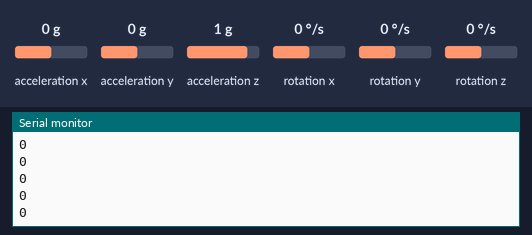
The sketch below on a simulated Arduino Uno, built with avr-gcc and run on an emulated ATmega328P. Shown: the last lines printed to the serial monitor. The test bench sets the inputs (shaded band); at power-on: acceleration x 0 g, acceleration y 0 g, acceleration z 1 g, rotation x 0 °/s, rotation y 0 °/s, rotation z 0 °/s.

Above: at 1.2 s.
1.3 s: acceleration x set to -1.4 g
At 1.36 s:
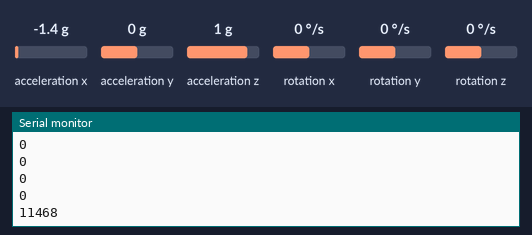
2.8 s: acceleration y set to -1.4 g
At 2.82 s:
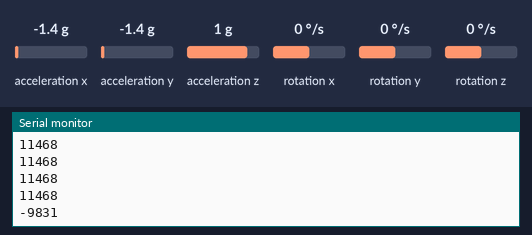
4.3 s: acceleration x set to -0.8 g
At 4.34 s:
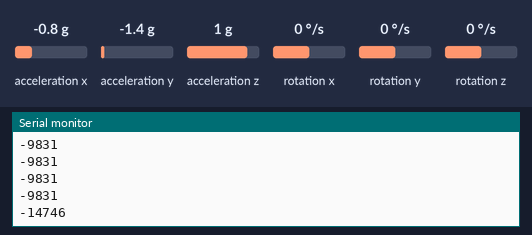
Timing chart, 0 to 7.3 s (numbered marks = the images above; inputs shaded):
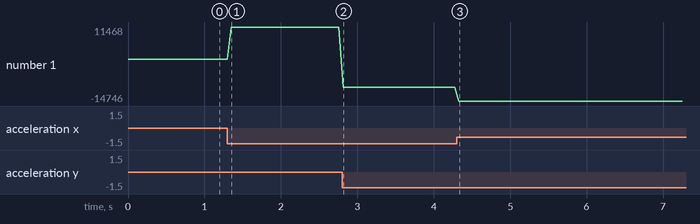

Measured:
- after the input at 1.3 s, the serial monitor: prints a new line after 0.05 s (image 1)
- after the input at 2.8 s, the serial monitor: prints a new line at once (image 2)
- after the input at 4.3 s, the serial monitor: prints a new line at once (image 3)
- plotted number 1: 0 → 11468 after the input at 1.3 s, 11468 → -9831 after the input at 2.8 s, -9831 → -14746 after the input at 4.3 s

The sketch:

MPU6050_test.ino
```cpp
#include <Wire.h>
#include <MPU6050.h>

MPU6050 mpu;

void setup() {
  Serial.begin(115200);
  Wire.begin();
  mpu.initialize();

  if (mpu.testConnection()) {
    Serial.println("MPU6050 connection successful.");
  } else {
    Serial.println("MPU6050 connection failed.");
  }
}

void loop() {
  int16_t ax, ay, az;
  int16_t gx, gy, gz;

  mpu.getMotion6(&ax, &ay, &az, &gx, &gy, &gz);

  // Serial.print("a/g:\t");
  // Serial.print(ax); Serial.print("\t");
  // Serial.print(ay); Serial.print("\t");
  // Serial.print(az); Serial.print("\t");
  // Serial.print(gx); Serial.print("\t");
  // Serial.print(gy); Serial.print("\t");
  // Serial.print(gz); Serial.print("\t");

  int acclr_raw = (abs(ax)+abs(ay))/2;
  Serial.println((acclr_raw));
  String acclr = ((abs(ax)+abs(ay))/2 > 200) ? "yes":"no";
  // Serial.println(acclr);

  delay(50);
}
```
